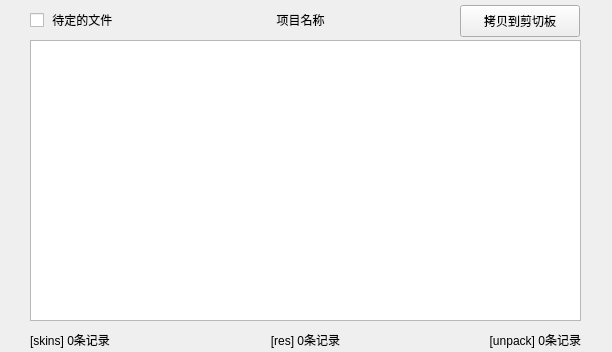
<?xml version="1.0" encoding="UTF-8"?>
<ui version="4.0">
 <class>Form</class>
 <widget class="QWidget" name="Form">
  <property name="geometry">
   <rect>
    <x>0</x>
    <y>0</y>
    <width>612</width>
    <height>352</height>
   </rect>
  </property>
  <property name="windowTitle">
   <string>Laya - 路径拷贝</string>
  </property>
  <widget class="QCheckBox" name="checkAll">
   <property name="geometry">
    <rect>
     <x>30</x>
     <y>10</y>
     <width>101</width>
     <height>20</height>
    </rect>
   </property>
   <property name="text">
    <string> 待定的文件</string>
   </property>
  </widget>
  <widget class="QListView" name="listView">
   <property name="geometry">
    <rect>
     <x>30</x>
     <y>40</y>
     <width>551</width>
     <height>281</height>
    </rect>
   </property>
  </widget>
  <widget class="QPushButton" name="copyBtn">
   <property name="geometry">
    <rect>
     <x>460</x>
     <y>5</y>
     <width>120</width>
     <height>32</height>
    </rect>
   </property>
   <property name="text">
    <string>拷贝到剪切板</string>
   </property>
  </widget>
  <widget class="QLabel" name="totalTxt">
   <property name="geometry">
    <rect>
     <x>190</x>
     <y>10</y>
     <width>221</width>
     <height>20</height>
    </rect>
   </property>
   <property name="text">
    <string>项目名称</string>
   </property>
   <property name="alignment">
    <set>Qt::AlignCenter</set>
   </property>
  </widget>
  <widget class="QWidget" name="">
   <property name="geometry">
    <rect>
     <x>30</x>
     <y>330</y>
     <width>551</width>
     <height>20</height>
    </rect>
   </property>
   <layout class="QHBoxLayout" name="horizontalLayout">
    <item>
     <widget class="QLabel" name="skinsTxt">
      <property name="text">
       <string>[skins] 0条记录</string>
      </property>
      <property name="alignment">
       <set>Qt::AlignLeading|Qt::AlignLeft|Qt::AlignVCenter</set>
      </property>
     </widget>
    </item>
    <item>
     <widget class="QLabel" name="resTxt">
      <property name="text">
       <string>[res] 0条记录</string>
      </property>
      <property name="alignment">
       <set>Qt::AlignCenter</set>
      </property>
     </widget>
    </item>
    <item>
     <widget class="QLabel" name="unpackTxt">
      <property name="text">
       <string>[unpack] 0条记录</string>
      </property>
      <property name="alignment">
       <set>Qt::AlignRight|Qt::AlignTrailing|Qt::AlignVCenter</set>
      </property>
     </widget>
    </item>
   </layout>
  </widget>
 </widget>
 <resources/>
 <connections/>
</ui>
